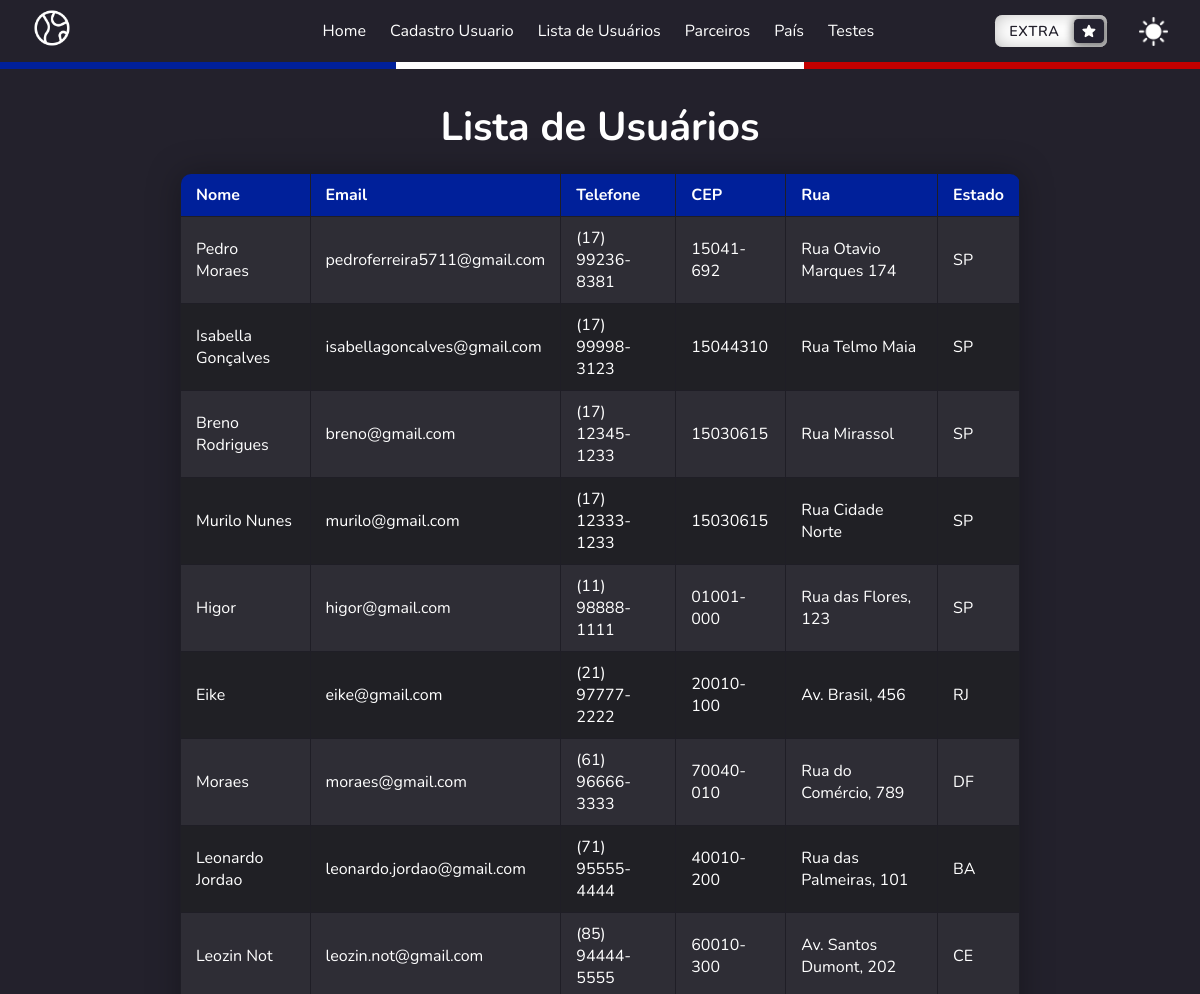
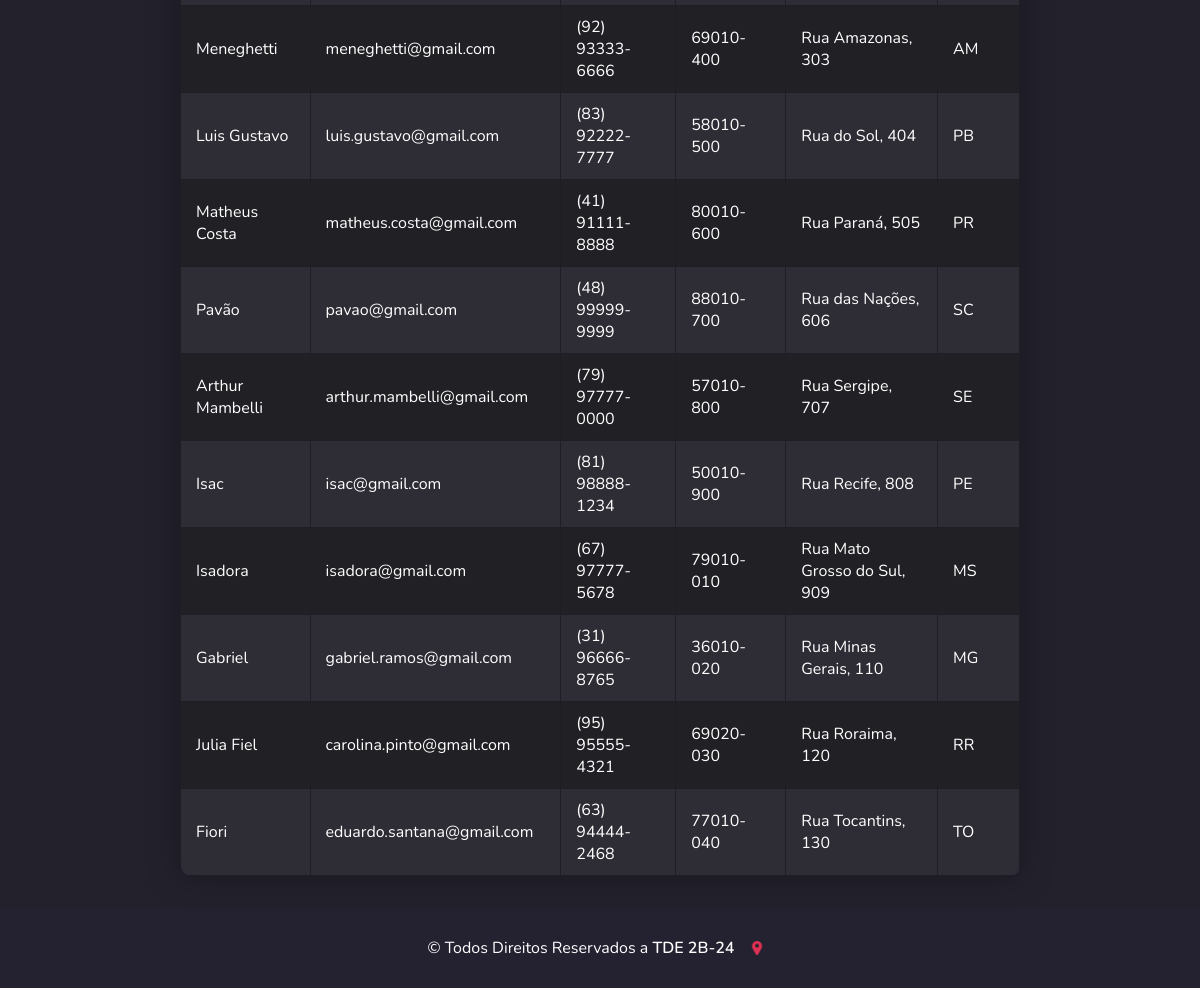
/api/listar_usuarios/, run on the app's committed database (2 pictures, top to bottom).
### usuarios/models.py (models this page shows, shortened)
class Usuario(models.Model):
    ESTADOS = [
        ('AC', 'Acre'),
        ('AL', 'Alagoas'),
        ('AP', 'Amapá'),
        ('AM', 'Amazonas'),
        ('BA', 'Bahia'),
        ('CE', 'Ceará'),
        ('DF', 'Distrito Federal'),
        ('ES', 'Espírito Santo'),
        ('GO', 'Goiás'),
        ('MA', 'Maranhão'),
        ('MT', 'Mato Grosso'),
        ('MS', 'Mato Grosso do Sul'),
        ('MG', 'Minas Gerais'),
        ('PA', 'Pará'),
        ('PB', 'Paraíba'),
        ('PR', 'Paraná'),
        ('PE', 'Pernambuco'),
        ('PI', 'Piauí'),
        ('RJ', 'Rio de Janeiro'),
        ('RN', 'Rio Grande do Norte'),
        ('RS', 'Rio Grande do Sul'),
        ('RO', 'Rondônia'),
        ('RR', 'Roraima'),
        ('SC', 'Santa Catarina'),
        ('SP', 'São Paulo'),
        ('SE', 'Sergipe'),
        ('TO', 'Tocantins'),
    ]
    nome = models.CharField(max_length=100)
    email = models.EmailField(unique=True)
    telefone = models.CharField(max_length=15, blank=True, null=True)
    cep = models.CharField(max_length=9)
    rua = models.CharField(max_length=100)
    estado = models.CharField(max_length=2, choices=ESTADOS)

### usuarios/views.py (the view)
# urls.py: path('listar_usuarios/', views.listar_usuarios, name='listar_usuarios'),
def listar_usuarios(request):
    usuarios = Usuario.objects.all()
    return render(request, 'usuarios/listar_usuarios.html', {'usuarios': usuarios})

### templates/usuarios/listar_usuarios.html (shortened to what this page needs)
{% extends 'base.html' %}
{% load static %}
{% block content %}
<div id="lista_usuarios" data-aos="fade-up" class="container">
    <h2>Lista de Usuários</h2>
    {% if usuarios %}
    <table id="tabela_usuarios">
        <thead>
            <tr>
                <th>Nome</th>
                <th>Email</th>
                <th>Telefone</th>
                <th>CEP</th>
                <th>Rua</th>
                <th>Estado</th>
            </tr>
        </thead>
        <tbody>
            {% for usuario in usuarios %}
            <tr>
                <td>{{ usuario.nome }}</td>
                <td>{{ usuario.email }}</td>
                <td>{{ usuario.telefone }}</td>
                <td>{{ usuario.cep }}</td>
                <td>{{ usuario.rua }}</td>
                <td>{{ usuario.estado }}</td>
            </tr>
            {% endfor %}
        </tbody>
    </table>
    {% else %}
    <p>Nenhum usuário cadastrado.</p>
    {% endif %}
</div>
{% endblock %}

### templates/base.html (shortened to what this page needs)
<!DOCTYPE html>
{% load static %}
<html lang="pt-br">
<head>
    <link rel="stylesheet" href="{% static 'css/style.css' %}" />
    <link href="https://unpkg.com/aos@2.3.1/dist/aos.css" rel="stylesheet">
</head>
<body>
    <header>
        <div class="header-left">
            <img src="{% static 'img/globo.png' %}" alt="Globo Base">
        </div>
        <nav class="header-center">
            <ul>
                <li><a href="{% url 'index' %}">Home</a></li>
                <li><a href="{% url 'cadastro_usuarios' %}">Cadastro Usuario</a></li>
                <li><a href="{% url 'listar_usuarios' %}">Lista de Usuários</a></li>
                <li><a href="{% url 'parceiros' %}">Parceiros</a></li>
                <li><a href="{% url 'busca_pais' %}">País</a></li>
                <li><a href="{% url 'teste_usuarios' %}">Testes</a></li>
            </ul>
        </nav>
        <div class="header-right">
            <a style="text-decoration:none" href="{% url 'personalidades_historicas' %}">
                <button class="cssbuttons-io-button">
                    EXTRA
                    <div class="icon">
                    </div>
                </button>
            </a>
            <button id="theme-toggle">
                <img id="theme-icon" src="{% static 'img/icon-sun.png' %}" alt="Ícone Tema">
            </button>
        </div>
    </header>
    <nav class="faixa">
        <div id="cor1"></div>
        <div id="cor2"></div>
        <div id="cor3"></div>
    </nav>
    <main>
        {% block content %}
        {% endblock %}
    </main>
<footer>
    <p>&copy; Todos Direitos Reservados a <span id="tde">TDE 2B-24</span></p>
    <img src="{% static 'img/pin_base.png' %}" alt="PIN" style="width: 30px; height: auto;">
</footer>
</body>
</html>

### data on the page
Usuario: nome "Pedro Moraes", email "pedroferreira5711@gmail.com", telefone "(17) 99236-8381", cep "15041-692", rua "Rua Otavio Marques 174", estado "SP"
Usuario: nome "Isabella Gonçalves", email "isabellagoncalves@gmail.com", telefone "(17) 99998-3123", cep "15044310", rua "Rua Telmo Maia", estado "SP"
Usuario: nome "Breno Rodrigues", email "breno@gmail.com", telefone "(17) 12345-1233", cep "15030615", rua "Rua Mirassol", estado "SP"
Usuario: nome "Murilo Nunes", email "murilo@gmail.com", telefone "(17) 12333-1233", cep "15030615", rua "Rua Cidade Norte", estado "SP"
Usuario: nome "Higor", email "higor@gmail.com", telefone "(11) 98888-1111", cep "01001-000", rua "Rua das Flores, 123", estado "SP"
Usuario: nome "Eike", email "eike@gmail.com", telefone "(21) 97777-2222", cep "20010-100", rua "Av. Brasil, 456", estado "RJ"
Usuario: nome "Moraes", email "moraes@gmail.com", telefone "(61) 96666-3333", cep "70040-010", rua "Rua do Comércio, 789", estado "DF"
Usuario: nome "Leonardo Jordao", email "leonardo.jordao@gmail.com", telefone "(71) 95555-4444", cep "40010-200", rua "Rua das Palmeiras, 101", estado "BA"
Usuario: nome "Leozin Not", email "leozin.not@gmail.com", telefone "(85) 94444-5555", cep "60010-300", rua "Av. Santos Dumont, 202", estado "CE"
Usuario: nome "Meneghetti", email "meneghetti@gmail.com", telefone "(92) 93333-6666", cep "69010-400", rua "Rua Amazonas, 303", estado "AM"
Usuario: nome "Luis Gustavo", email "luis.gustavo@gmail.com", telefone "(83) 92222-7777", cep "58010-500", rua "Rua do Sol, 404", estado "PB"
Usuario: nome "Matheus Costa", email "matheus.costa@gmail.com", telefone "(41) 91111-8888", cep "80010-600", rua "Rua Paraná, 505", estado "PR"
Usuario: nome "Pavão", email "pavao@gmail.com", telefone "(48) 99999-9999", cep "88010-700", rua "Rua das Nações, 606", estado "SC"
Usuario: nome "Arthur Mambelli", email "arthur.mambelli@gmail.com", telefone "(79) 97777-0000", cep "57010-800", rua "Rua Sergipe, 707", estado "SE"
Usuario: nome "Isac", email "isac@gmail.com", telefone "(81) 98888-1234", cep "50010-900", rua "Rua Recife, 808", estado "PE"
Usuario: nome "Isadora", email "isadora@gmail.com", telefone "(67) 97777-5678", cep "79010-010", rua "Rua Mato Grosso do Sul, 909", estado "MS"
Usuario: nome "Gabriel", email "gabriel.ramos@gmail.com", telefone "(31) 96666-8765", cep "36010-020", rua "Rua Minas Gerais, 110", estado "MG"
Usuario: nome "Julia Fiel", email "carolina.pinto@gmail.com", telefone "(95) 95555-4321", cep "69020-030", rua "Rua Roraima, 120", estado "RR"
Usuario: nome "Fiori", email "eduardo.santana@gmail.com", telefone "(63) 94444-2468", cep "77010-040", rua "Rua Tocantins, 130", estado "TO"
